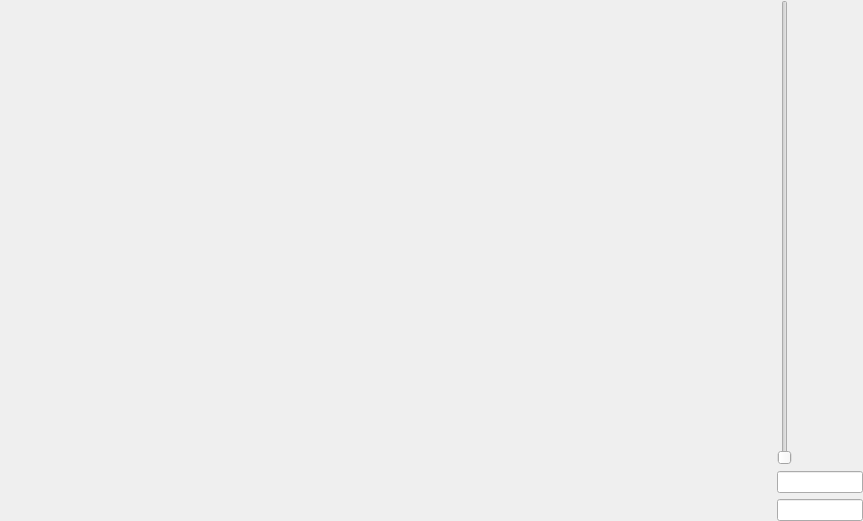
<?xml version="1.0" encoding="UTF-8"?>
<ui version="4.0">
 <class>ImageManage</class>
 <widget class="QWidget" name="ImageManage">
  <property name="geometry">
   <rect>
    <x>0</x>
    <y>0</y>
    <width>863</width>
    <height>521</height>
   </rect>
  </property>
  <property name="windowTitle">
   <string>Form</string>
  </property>
  <property name="styleSheet">
   <string notr="true"/>
  </property>
  <layout class="QGridLayout" name="gridLayout" columnminimumwidth="0">
   <property name="leftMargin">
    <number>0</number>
   </property>
   <property name="topMargin">
    <number>0</number>
   </property>
   <property name="rightMargin">
    <number>0</number>
   </property>
   <property name="bottomMargin">
    <number>0</number>
   </property>
   <property name="spacing">
    <number>0</number>
   </property>
   <item row="0" column="0">
    <layout class="QHBoxLayout" name="horizontalLayout_3" stretch="18,2">
     <property name="spacing">
      <number>0</number>
     </property>
     <item>
      <layout class="QVBoxLayout" name="verticalLayout">
       <property name="spacing">
        <number>0</number>
       </property>
       <property name="sizeConstraint">
        <enum>QLayout::SetFixedSize</enum>
       </property>
       <item>
        <layout class="QHBoxLayout" name="horizontalLayout">
         <property name="spacing">
          <number>0</number>
         </property>
         <item>
          <widget class="QVTKOpenGLWidget" name="widget_1" native="true"/>
         </item>
         <item>
          <widget class="QVTKOpenGLWidget" name="widget_2" native="true"/>
         </item>
        </layout>
       </item>
       <item>
        <layout class="QHBoxLayout" name="horizontalLayout_2">
         <property name="spacing">
          <number>0</number>
         </property>
         <item>
          <widget class="QVTKOpenGLWidget" name="widget_3" native="true"/>
         </item>
         <item>
          <widget class="QVTKOpenGLWidget" name="widget_4" native="true"/>
         </item>
        </layout>
       </item>
      </layout>
     </item>
     <item>
      <widget class="QWidget" name="widget_5" native="true">
       <layout class="QGridLayout" name="gridLayout_2">
        <property name="leftMargin">
         <number>0</number>
        </property>
        <property name="topMargin">
         <number>0</number>
        </property>
        <property name="rightMargin">
         <number>0</number>
        </property>
        <property name="bottomMargin">
         <number>0</number>
        </property>
        <item row="3" column="0">
         <widget class="QLineEdit" name="lineEdit_windowlevel_2"/>
        </item>
        <item row="2" column="0">
         <widget class="QLineEdit" name="lineEdit_windowlevel_1"/>
        </item>
        <item row="0" column="0">
         <widget class="QSlider" name="verticalSlider">
          <property name="orientation">
           <enum>Qt::Vertical</enum>
          </property>
         </widget>
        </item>
       </layout>
      </widget>
     </item>
    </layout>
   </item>
  </layout>
 </widget>
 <customwidgets>
  <customwidget>
   <class>QVTKOpenGLWidget</class>
   <extends>QWidget</extends>
   <header location="global">qvtkopenglwidget.h</header>
   <container>1</container>
  </customwidget>
 </customwidgets>
 <resources/>
 <connections/>
</ui>
